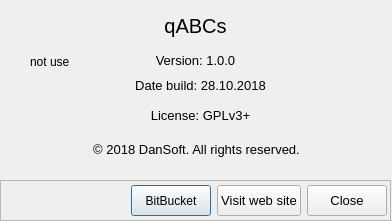
<?xml version="1.0" encoding="UTF-8"?>
<ui version="4.0">
 <class>FormAbout</class>
 <widget class="QDialog" name="FormAbout">
  <property name="geometry">
   <rect>
    <x>0</x>
    <y>0</y>
    <width>392</width>
    <height>221</height>
   </rect>
  </property>
  <property name="windowTitle">
   <string>Dialog</string>
  </property>
  <widget class="QLabel" name="label">
   <property name="geometry">
    <rect>
     <x>10</x>
     <y>10</y>
     <width>371</width>
     <height>31</height>
    </rect>
   </property>
   <property name="font">
    <font>
     <pointsize>15</pointsize>
    </font>
   </property>
   <property name="text">
    <string>qABCs</string>
   </property>
   <property name="alignment">
    <set>Qt::AlignCenter</set>
   </property>
  </widget>
  <widget class="QLabel" name="label_2">
   <property name="geometry">
    <rect>
     <x>10</x>
     <y>50</y>
     <width>371</width>
     <height>21</height>
    </rect>
   </property>
   <property name="font">
    <font>
     <pointsize>10</pointsize>
    </font>
   </property>
   <property name="text">
    <string notr="true" >Version: 1.0.0</string>
   </property>
   <property name="alignment">
    <set>Qt::AlignCenter</set>
   </property>
  </widget>
  <widget class="QLabel" name="label_3">
   <property name="geometry">
    <rect>
     <x>10</x>
     <y>70</y>
     <width>381</width>
     <height>31</height>
    </rect>
   </property>
   <property name="font">
    <font>
     <pointsize>10</pointsize>
    </font>
   </property>
   <property name="text">
    <string notr="true" >Date build: 28.10.2018</string>
   </property>
   <property name="alignment">
    <set>Qt::AlignCenter</set>
   </property>
  </widget>
  <widget class="QLabel" name="label_4">
   <property name="geometry">
    <rect>
     <x>6</x>
     <y>140</y>
     <width>381</width>
     <height>20</height>
    </rect>
   </property>
   <property name="font">
    <font>
     <pointsize>10</pointsize>
    </font>
   </property>
   <property name="text">
    <string notr="true" >&lt;html&gt;&lt;head/&gt;&lt;body&gt;&lt;p&gt;© 2018 DanSoft. All rights reserved.&lt;/p&gt;&lt;/body&gt;&lt;/html&gt;</string>
   </property>
   <property name="alignment">
    <set>Qt::AlignCenter</set>
   </property>
  </widget>
  <widget class="QLabel" name="label_5">
   <property name="geometry">
    <rect>
     <x>30</x>
     <y>30</y>
     <width>64</width>
     <height>64</height>
    </rect>
   </property>
   <property name="text">
    <string notr="true" >not use</string>
   </property>
   <property name="scaledContents">
    <bool>true</bool>
   </property>
  </widget>
  <widget class="QLabel" name="label_6">
   <property name="geometry">
    <rect>
     <x>10</x>
     <y>100</y>
     <width>381</width>
     <height>31</height>
    </rect>
   </property>
   <property name="font">
    <font>
     <pointsize>10</pointsize>
    </font>
   </property>
   <property name="text">
    <string>License: GPLv3+</string>
   </property>
   <property name="alignment">
    <set>Qt::AlignCenter</set>
   </property>
  </widget>
  <widget class="QFrame" name="frame">
   <property name="geometry">
    <rect>
     <x>0</x>
     <y>180</y>
     <width>391</width>
     <height>41</height>
    </rect>
   </property>
   <property name="frameShape">
    <enum>QFrame::StyledPanel</enum>
   </property>
   <property name="frameShadow">
    <enum>QFrame::Raised</enum>
   </property>
   <layout class="QHBoxLayout" name="horizontalLayout">
    <property name="spacing">
     <number>6</number>
    </property>
    <property name="leftMargin">
     <number>3</number>
    </property>
    <property name="topMargin">
     <number>3</number>
    </property>
    <property name="rightMargin">
     <number>3</number>
    </property>
    <property name="bottomMargin">
     <number>3</number>
    </property>
    <item>
     <spacer name="horizontalSpacer">
      <property name="orientation">
       <enum>Qt::Horizontal</enum>
      </property>
      <property name="sizeHint" stdset="0">
       <size>
        <width>40</width>
        <height>20</height>
       </size>
      </property>
     </spacer>
    </item>
    <item>
     <widget class="QPushButton" name="pushButton_3">
      <property name="minimumSize">
       <size>
        <width>0</width>
        <height>31</height>
       </size>
      </property>
      <property name="text">
       <string>BitBucket</string>
      </property>
     </widget>
    </item>
    <item>
     <widget class="QPushButton" name="pushButton_2">
      <property name="minimumSize">
       <size>
        <width>0</width>
        <height>31</height>
       </size>
      </property>
      <property name="font">
       <font>
        <pointsize>10</pointsize>
       </font>
      </property>
      <property name="text">
       <string>Visit web site</string>
      </property>
     </widget>
    </item>
    <item>
     <widget class="QPushButton" name="pushButton">
      <property name="minimumSize">
       <size>
        <width>0</width>
        <height>31</height>
       </size>
      </property>
      <property name="font">
       <font>
        <pointsize>10</pointsize>
       </font>
      </property>
      <property name="text">
       <string>Close</string>
      </property>
     </widget>
    </item>
   </layout>
  </widget>
 </widget>
 <resources/>
 <connections/>
</ui>
